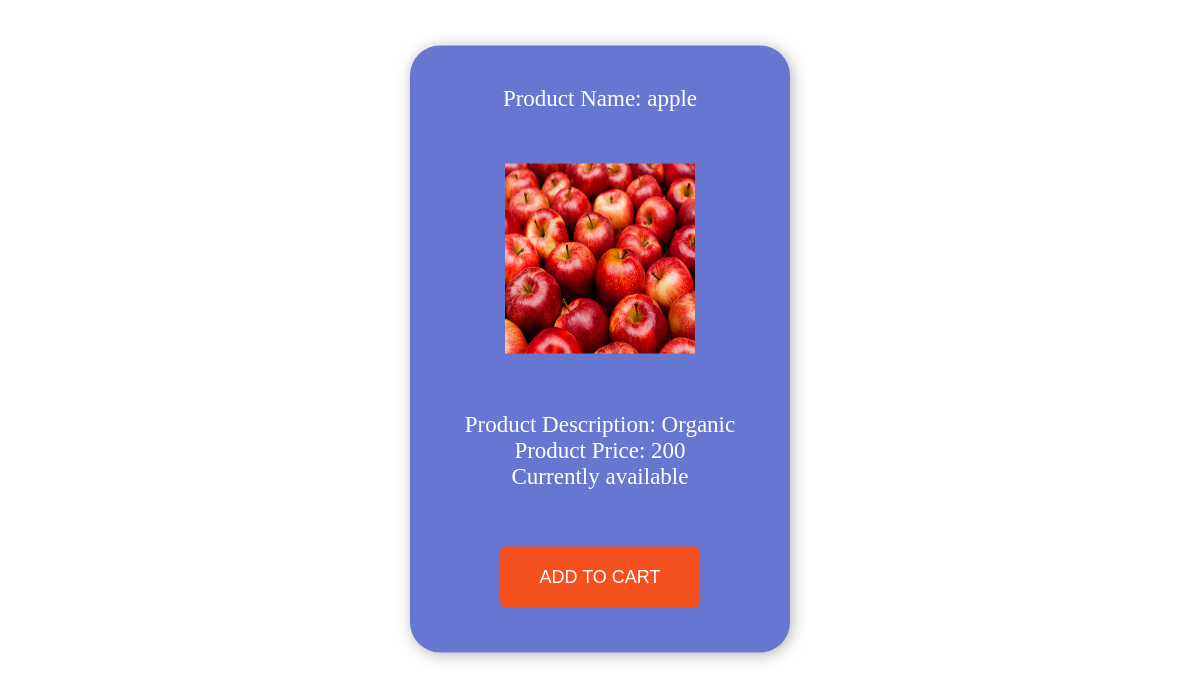
Page /vproduct.php?pid=14 on the committed database.
### tables this page shows
CREATE TABLE `products` (
  `ID` int(11) NOT NULL,
  `Cat_ID` int(50) NOT NULL,
  `Name` varchar(255) NOT NULL,
  `Description` varchar(255) NOT NULL,
  `Price` int(20) NOT NULL,
  `Image` varchar(255) NOT NULL,
  `Suppliers_ID` int(11) NOT NULL,
  `CreatedAt` date NOT NULL,
  `UpdatedAt` date NOT NULL,
  `Status` varchar(10) NOT NULL
);

### vproduct.php (the view, shortened to what this page needs)
<!DOCTYPE html>
<html>
<head>
</head>
<body>
<?php include("config.php"); ?>
<p class="box">
<?php
    $qry = "SELECT * FROM products WHERE ID='".$_REQUEST['pid']."' ";
    $qryr= mysqli_query($dbcon,$qry);
        while ($r = mysqli_fetch_array($qryr)) {
        $pto=$r['Image'];
        echo"Product Name: "; echo $r['Name']."<br><br><br>"."<img class='img-set' src= '$pto' width='190' height='190' >"."<br><br><br>";
          echo"Product Description: ";echo $r['Description']."<br>";
          echo"Product Price: ";echo $r['Price']."<br>";
            echo"Currently "; echo $r['Status']."<br>";
           $pid= $r['ID'];
        }
?>
<br><br>
<a  href="cart.php?id=<?php echo $pid ;?>"><button class="button" style="vertical-align:middle"><span>ADD TO CART</span></button></a>
</p>
</body>
</html>

### vproduct.php (style rules this page uses)
body { width: 100%; min-height: 100vh; background-image: url("bg6.jpg"); background-position: center; background-size: cover; display: flex; justify-content: center; align-items: center; }
.box { font-size:23px; width: 300px; padding: 40px; border-radius: 30px; position: absolute; top: 40%; left: 50%; transform: translate(-50%,-50%); background-color: rgba(3, 27, 178, 0.6); text-align:center; box-shadow: 2px 2px 15px rgba(0,0,0,0.3); color: #fff; }
.button { display: inline-block; border-radius: 6px; background-color: #f4511e; border: none; color: #FFFFFF; text-align: center; font-size: 18px; padding: 20px; width: 200px; transition: all 0.5s; cursor: pointer; margin: 5px; }
.button span { cursor: pointer; display: inline-block; position: relative; transition: 0.5s; }
.button span:after { content: '\00bb'; position: absolute; opacity: 0; top: 0; right: -20px; transition: 0.5s; }

### rows in the picture
products: Name "apple", Image (picture), Description "Organic", Price "200", Status "available"
